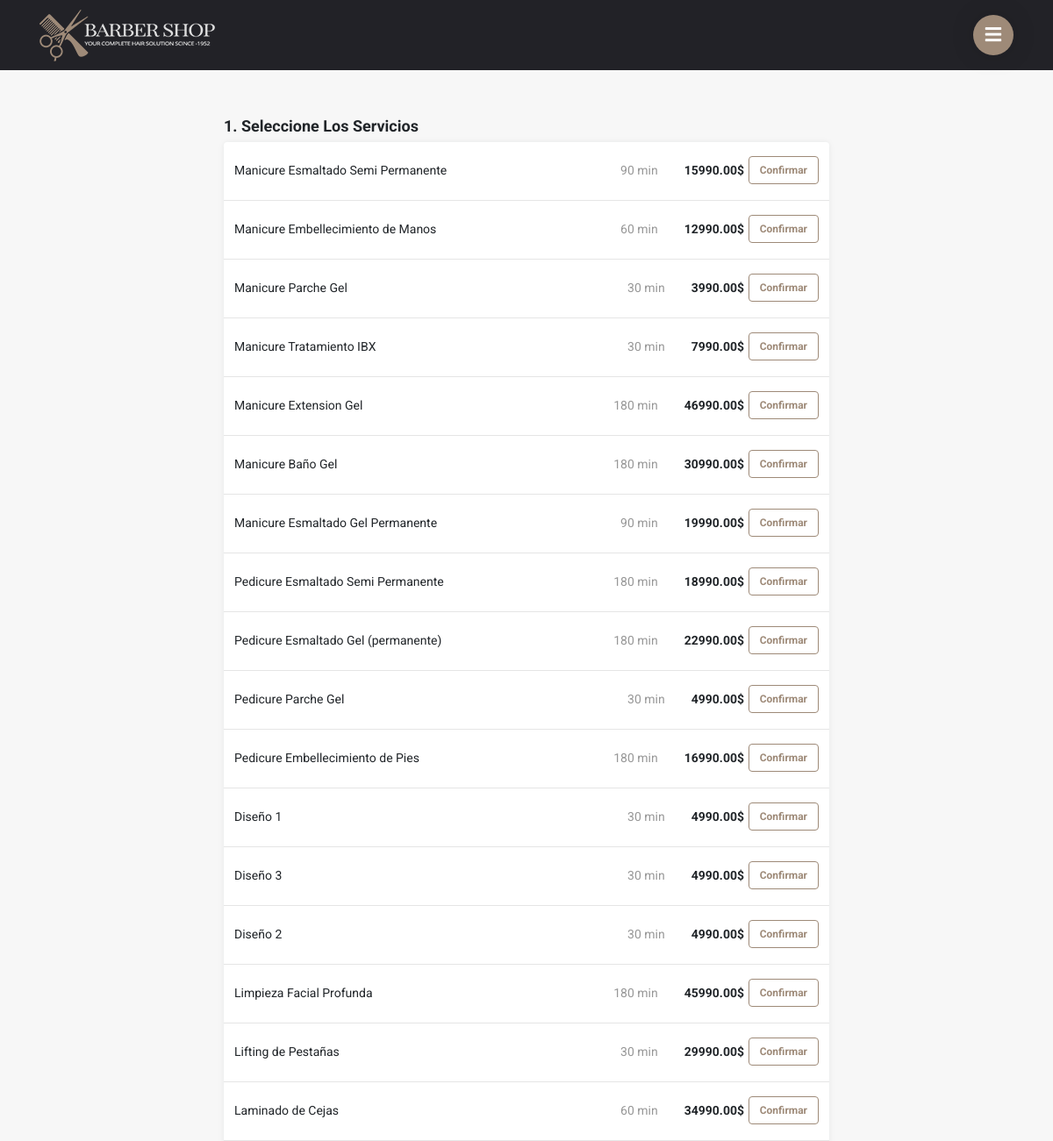
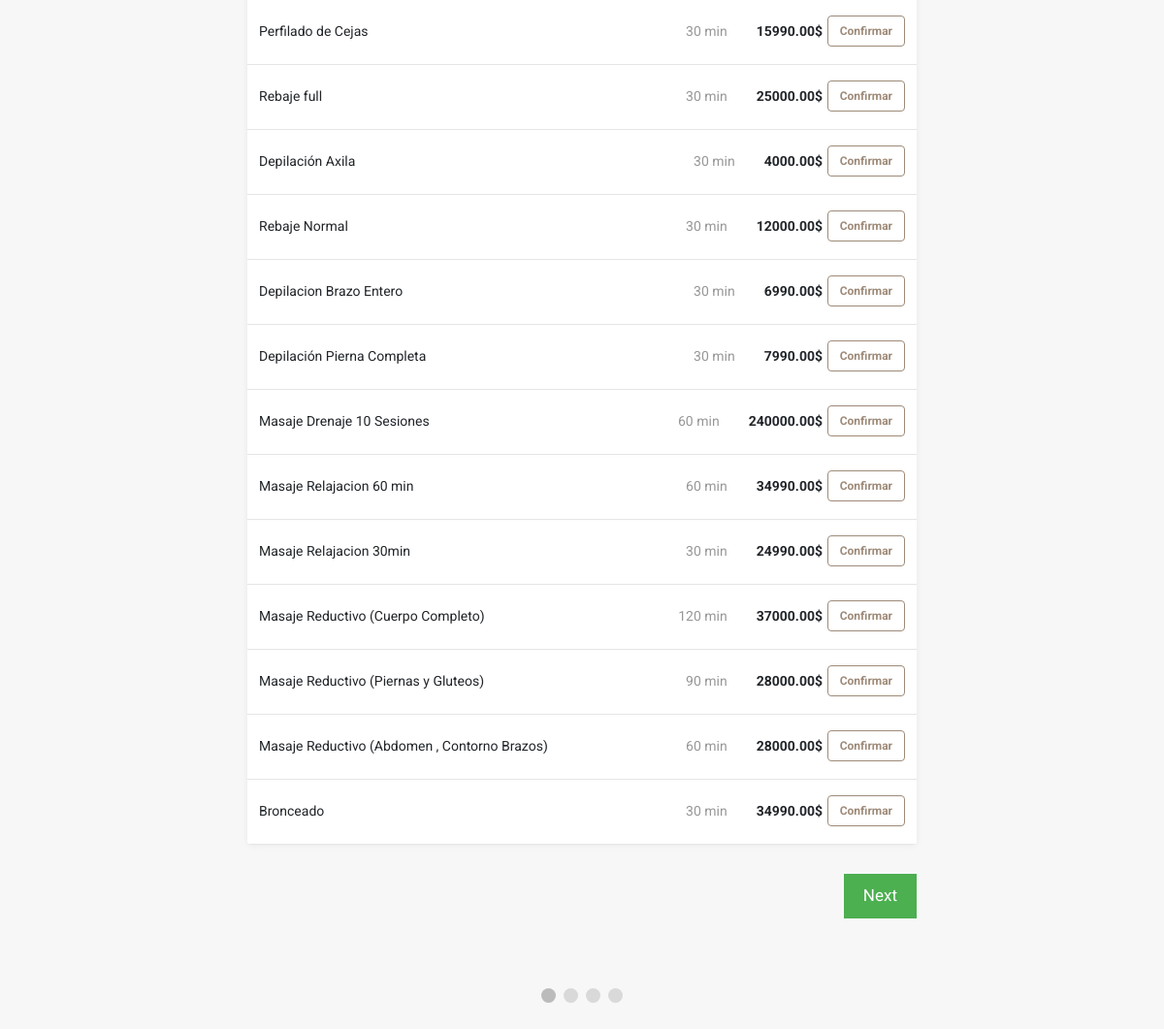
The app's page /appointment_old.php with its own data (2 pictures, top to bottom).
### tables this page shows
CREATE TABLE `services` (
  `service_id` int(5) NOT NULL,
  `service_name` varchar(50) NOT NULL,
  `service_description` varchar(255) NOT NULL,
  `service_price` decimal(10,2) NOT NULL,
  `service_duration` int(5) NOT NULL,
  `category_id` int(2) NOT NULL,
  `child_id` int(3) NOT NULL DEFAULT 0
);

### appointment_old.php (the view, shortened to what this page needs)
<?php
    include "connect.php";
    include "Includes/templates/header.php";
    include "Includes/templates/navbar.php";
?>
<link rel="stylesheet" href="Design/css/appointment-page-style.css">
<section class="booking_section">
	<div class="container">
		<form method="post" id="appointment_form" action="appointment.php">
			<div class="select_services_div tab_reservation" id="services_tab">
				<div class="text_header">
					<span>
						1. Seleccione Los Servicios
					</span>
				</div>
				<div class="items_tab">
        			<?php
        				$stmt = $con->prepare("Select * from services order by category_id");
                    	$stmt->execute();
                    	$rows = $stmt->fetchAll();
                    	foreach($rows as $row)
                    	{
                        	echo "<div class='itemListElement'>";
                            	echo "<div class = 'item_details'>";
                                	echo "<div>";
                                    	echo $row['service_name'];
                                	echo "</div>";
                                	echo "<div class = 'item_select_part'>";
                                		echo "<span class = 'service_duration_field'>";
                                    		echo $row['service_duration']." min";
                                    	echo "</span>";
                                    	echo "<div class = 'service_price_field'>";
    										echo "<span style = 'font-weight: bold;'>";
                                    			echo $row['service_price']."$";
                                    		echo "</span>";
                                    	echo "</div>";
                                    ?>
                                    	<div class="select_item_bttn">
                                    		<div class="btn-group-toggle" data-toggle="buttons">
												<label class="service_label item_label btn btn-secondary">
													<input type="checkbox"  name="selected_services[]" value="<?php echo $row['service_id'] ?>" autocomplete="off">Confirmar
												</label>
											</div>
                                    	</div>
                                    <?php
                                	echo "</div>";
                            	echo "</div>";
                        	echo "</div>";
                    	}
            		?>
    			</div>
			</div>
			<div style="overflow:auto;padding: 30px 0px;">
    			<div style="float:right;">
      				<button type="button" id="nextBtn" class="next_prev_buttons" onclick="nextPrev(1)">Siguiente</button>
    			</div>
  			</div>
  			<div style="text-align:center;margin-top:40px;">
    			<span class="step"></span>
    			<span class="step"></span>
    			<span class="step"></span>
    			<span class="step"></span>
  			</div>
		</form>
	</div>
</section>
<?php include "Includes/templates/footer.php"; ?>

### Includes/templates/header.php (shortened to what this page needs)
<!DOCTYPE html>
<html lang="en">
	<head>
		<link rel="stylesheet" type="text/css" href="Design/css/bootstrap.min.css">
		<link rel="stylesheet" type="text/css" href="Design/fonts/css/all.min.css">
		<link rel="stylesheet" type="text/css" href="Design/css/main.css">
		<link rel="stylesheet" type="text/css" href="Design/css/responsive.css">
		<link rel="stylesheet" type="text/css" href="Design/css/barber-icons.css">
	</head>
	<body>

### Includes/templates/navbar.php (shortened to what this page needs)
   <header id="header" class="header-section">
       <div class="container">
           <nav class="navbar">
               <a href="#" class="navbar-brand">
                   <img src="Design/images/barbershop_logo.png" alt="Barbershop Logo">
               </a>
               <a class="mob-menu-toggle">
                   <i class="fa fa-bars"></i>
               </a>
           </nav>
       </div>
   </header>
<div class="header-height" style="height: 80px;"></div>

### Includes/templates/footer.php (shortened to what this page needs)
	</body>
</html>

### Design/css/main.css (style rules this page uses)
a, a:hover { text-decoration: none !important; }
html { scroll-behavior: smooth; }
body { font-size: 16px; background-color: white; font-family: 'Roboto', sans-serif; }
.navbar { border: medium none; -moz-border-radius: 0; -webkit-border-radius: 0; -ms-border-radius: 0; border-radius: 0; margin: 0; position: relative; padding: 0 !important; }
.header-section { transition: all .3s ease-in-out; }
.header-section { background-color:#222227; width:100%; height:80px; z-index:999; position:fixed; left:0; top:0; padding:0; display:flex; align-items:center }
a.mob-menu-toggle { display: none; width: 46px; line-height: 46px; height: 46px; vertical-align: middle; font-size: 21px; color: #ffffff !important; margin: 0 0 0 10px; z-index: 10000; text-decoration: none !important; text-align: center; box-shadow: 0 0px 30px 0 rgba(0,0,0,.12); border-radius: 50%; background: #9e8a78; }

### Design/css/responsive.css (style rules this page uses)
@media (max-width: 1230px) { a.mob-menu-toggle { display: block !important; } }

### Design/css/appointment-page-style.css (style rules this page uses)
body { background: #f7f7f7; }
.text_header { margin-bottom: 5px; font-size: 18px; font-weight: bold; line-height: 1.5; margin-top: 22px; }
.booking_section { max-width: 720px; margin: 50px auto; }
.items_tab { border-radius: 4px; background-color: white; overflow: hidden; box-shadow: 0 0 5px 0 rgba(60, 66, 87, 0.04), 0 0 10px 0 rgba(0, 0, 0, 0.04); }
.itemListElement { font-size: 14px; line-height: 1.29; border-bottom: solid 1px #e5e5e5; cursor: pointer; padding: 16px 12px 18px 12px; }
.item_details { width: auto; display: -webkit-box; display: -moz-box; display: -ms-flexbox; display: -webkit-flex; display: flex; flex-direction: row; justify-content: space-between; align-items: center; -webkit-box-orient: horizontal; -webkit-box-direction: normal; -webkit-flex-direction: row; -webkit-box-pack: justify; -webkit-justify-content: space-between; -webkit-box-align: center; -webkit-align-items: center; }
.item_label { color: #9e8a78; border-color: #9e8a78; background: white; font-size: 12px; font-weight: 700; }
.item_select_part { display: flex; -webkit-box-pack: justify; justify-content: space-between; -webkit-box-align: center; align-items: center; flex-shrink: 0; }
.select_item_bttn { width: 55px; display: flex; margin-left: 30px; -webkit-box-pack: end; justify-content: flex-end; }
.service_duration_field { text-align: right; min-width: 60px; width: auto; color: rgb(151, 151, 151); line-height: 1.29; font-size: 14px; }
.service_price_field { width: auto; display: flex; margin-left: 30px; -webkit-box-align: baseline; align-items: baseline; }
.step { height: 15px; width: 15px; margin: 0 2px; background-color: #bbbbbb; border: none; border-radius: 50%; display: inline-block; opacity: 0.5; }
.step.active { opacity: 1; }
.next_prev_buttons { background-color: #4CAF50; color: #ffffff; border: none; padding: 10px 20px; font-size: 17px; cursor: pointer; }
.tab_reservation { display: none; }

### records on screen
services: service_name "Manicure Esmaltado Semi Permanente", service_duration "90", service_price "15990.00"
services: service_name "Manicure Embellecimiento de Manos", service_duration "60", service_price "12990.00"
services: service_name "Manicure Parche Gel", service_duration "30", service_price "3990.00"
services: service_name "Manicure Tratamiento IBX", service_duration "30", service_price "7990.00"
services: service_name "Manicure Extension Gel", service_duration "180", service_price "46990.00"
services: service_name "Manicure Baño Gel", service_duration "180", service_price "30990.00"
services: service_name "Manicure Esmaltado Gel Permanente", service_duration "90", service_price "19990.00"
services: service_name "Pedicure Esmaltado Semi Permanente", service_duration "180", service_price "18990.00"
services: service_name "Pedicure Esmaltado Gel (permanente)", service_duration "180", service_price "22990.00"
services: service_name "Pedicure Parche Gel", service_duration "30", service_price "4990.00"
services: service_name "Pedicure Embellecimiento de Pies", service_duration "180", service_price "16990.00"
services: service_name "Diseño 1", service_duration "30", service_price "4990.00"
services: service_name "Diseño 3", service_duration "30", service_price "4990.00"
services: service_name "Diseño 2", service_duration "30", service_price "4990.00"
services: service_name "Limpieza Facial Profunda", service_duration "180", service_price "45990.00"
services: service_name "Lifting de Pestañas", service_duration "30", service_price "29990.00"
services: service_name "Laminado de Cejas", service_duration "60", service_price "34990.00"
services: service_name "Perfilado de Cejas", service_duration "30", service_price "15990.00"
services: service_name "Rebaje full", service_duration "30", service_price "25000.00"
services: service_name "Depilación Axila", service_duration "30", service_price "4000.00"
services: service_name "Rebaje Normal", service_duration "30", service_price "12000.00"
services: service_name "Depilacion Brazo Entero", service_duration "30", service_price "6990.00"
services: service_name "Depilación Pierna Completa", service_duration "30", service_price "7990.00"
services: service_name "Masaje Drenaje 10 Sesiones", service_duration "60", service_price "240000.00"
services: service_name "Masaje Relajacion 60 min", service_duration "60", service_price "34990.00"
services: service_name "Masaje Relajacion 30min", service_duration "30", service_price "24990.00"
services: service_name "Masaje Reductivo (Cuerpo Completo)", service_duration "120", service_price "37000.00"
services: service_name "Masaje Reductivo (Piernas y Gluteos)", service_duration "90", service_price "28000.00"
services: service_name "Masaje Reductivo (Abdomen , Contorno Brazos)", service_duration "60", service_price "28000.00"
services: service_name "Bronceado", service_duration "30", service_price "34990.00"
